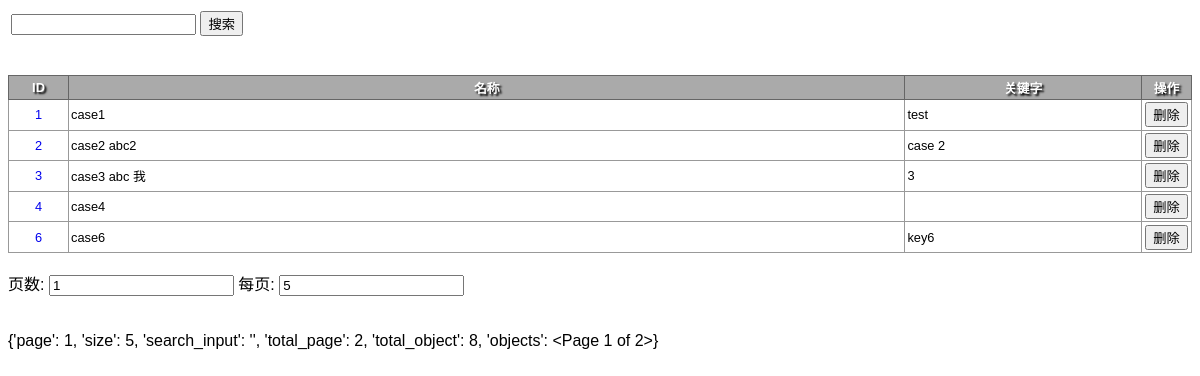
The app's page /cases/ (signed in) with its own data.
### main/models.py (models this page shows, shortened)
class Case(models.Model):
    name = models.CharField(max_length=100)
    description = models.TextField(blank=True)
    keyword = models.CharField(max_length=100, blank=True, default='')
    creator = models.ForeignKey(User, verbose_name='创建人', related_name='case_creator', on_delete=models.DO_NOTHING)
    created_date = models.DateTimeField('创建时间', auto_now_add=True, null=True)
    modifier = models.ForeignKey(User, verbose_name='修改人', related_name='case_modifier', on_delete=models.DO_NOTHING)
    modified_date = models.DateTimeField('修改时间', auto_now=True, null=True)
    is_active = models.BooleanField(default=True)
    config = models.ForeignKey('main.Config', on_delete=models.DO_NOTHING)
    step = models.ManyToManyField('Step', through='CaseVsStep', through_fields=('case', 'step'))
    class Meta:
        pass
        ordering = ['name']  # 这个字段是告诉Django模型对象返回的记录结果集是按照哪个字段排序的,-xxx表示降序，?xxx表示随机

### main/views.py (the view)
# urls.py: path('cases/', mv.cases, name='cases'),
@login_required
def cases(request):
    pd = dict()
    pd['page'] = int(request.POST.get('page', 1)) if request.POST.get('page') != '' else 1
    pd['size'] = int(request.POST.get('size', 5)) if request.POST.get('size') != '' else 5
    pd['search_input'] = str(request.POST.get('search_input', ''))
    keyword_list_temp = pd['search_input'].split(' ')
    keyword_list = list()
    for keyword in keyword_list_temp:
        if keyword.strip() != '':
            keyword_list.append(keyword)
    q = get_query_condition(keyword_list)
    objects = Case.objects.filter(q, is_active=1).order_by('name', 'id')
    paginator = Paginator(objects, pd['size'])
    pd['total_page'] = paginator.num_pages
    pd['total_object'] = paginator.count
    try:
        pd['objects'] = paginator.page(pd['page'])
    except PageNotAnInteger:
        pd['objects'] = paginator.page(1)
        pd['page'] = 1
    except EmptyPage:
        pd['objects'] = paginator.page(paginator.num_pages)
        pd['page'] = paginator.num_pages
    return render(request, 'main/cases.html', {'pd': pd})

### main/views.py (called while the page is built)
def get_query_condition(query_str_list):
    q = Q()
    for query_str in query_str_list:
        query_str = str(query_str)
        q |= Q(name__icontains=query_str) | Q(keyword__icontains=query_str)
    return q

### main/templates/main/cases.html (shortened to what this page needs)
<!DOCTYPE HTML>
{% load staticfiles %}
<html>
    <head>
        <link rel="stylesheet" href='{% static "main/js/jquery-ui-1.12.1.custom/jquery-ui.min.css" %}'/>
        <link rel="stylesheet" href='{% static "main/css/main.css" %}'/>
    </head>
    <body>
        <form action="" method="post" id="objects_form">
            <table>
                <tr>
                    <td>
                        <input type="text" id="search_input" name="search_input" value="{{ pd.search_input }}">
                        <button type="submit" id='search_button'>搜索</button>
                    </td>
                </tr>
            </table>
            <br/>
            <br/>
            <table id='result_table' class="result_table">
                <colgroup>
                    <col style='width: 60px;'>
                    <col>
                    <col style='width: 20%;'>
                    <col style='width: 50px;'>
                </colgroup>
                <thead>
                    <tr id='header_tr'>
                        <th>ID</th>
                        <th>名称</th>
                        <th>关键字</th>
                        <th>操作</th>
                    </tr>
                </thead>
                <tbody id='tbody1'>
                    {% for object in pd.objects %}
                        <tr object_id="{{ object.id }}">
                            <td col_name='id' class="center"><a target="_blank" href="/case?id={{ object.id }}">{{ object.id }}</a></td>
                            <td quick_update col_name='name'>{{ object.name }}</td>
                            <td quick_update col_name='keyword'>{{ object.keyword }}</td>
                            <td class="center">
                                <button type="button" id="delete_button" name="delete_button">删除</button>
                            </td>
                        </tr>
                    {% empty %}
                        <tr>
                            <td colspan="4">no data</td>
                        </tr>
                    {% endfor %}
                </tbody>
            </table>
            <br/>
            页数: <input type="text" id="page" name="page" value="{{ pd.page }}">
            每页: <input type="text" id="size" name="size" value="{{ pd.size }}">
        </form>
        <br/>
        <br/>
        {{ pd }}
    </body>
</html>

### main/static/main/css/main.css (style rules this page uses)
body { font-family: Arial, Microsoft YaHei, SimHei; }
a { text-decoration: none; }
table { width: 100%; }
td { word-wrap:break-word; overflow:auto; }
.center { text-align: center; }
.result_table { table-layout:fixed; width: 100%; border-collapse: collapse; font-size: 80%; }
.result_table th { text-align: center; font-weight: bold; color: white; background-color: #AAAAAA; text-shadow: black 2px 2px 2px; border: 1px solid #666666; padding: 2px; white-space: nowrap; }
.result_table td { border: 1px solid #999999; padding: 2px; height: 2em; }

### records on screen
Case: id "1", name "case1", keyword "test"
Case: id "2", name "case2 abc2", keyword "case 2"
Case: id "3", name "case3 abc 我", keyword "3"
Case: id "4", name "case4"
Case: id "6", name "case6", keyword "key6"

### other values on screen
{{ pd }} "{'page': 1, 'size': 5, 'search_input': '', 'total_page': 2, 'total_object': 8, 'objects': <Page 1 of 2>}"
